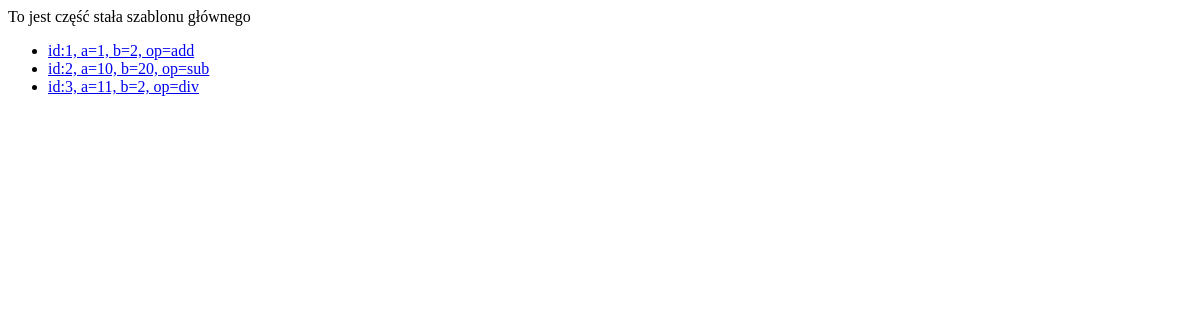
The page /maths/histories/ on the database as committed earlier.
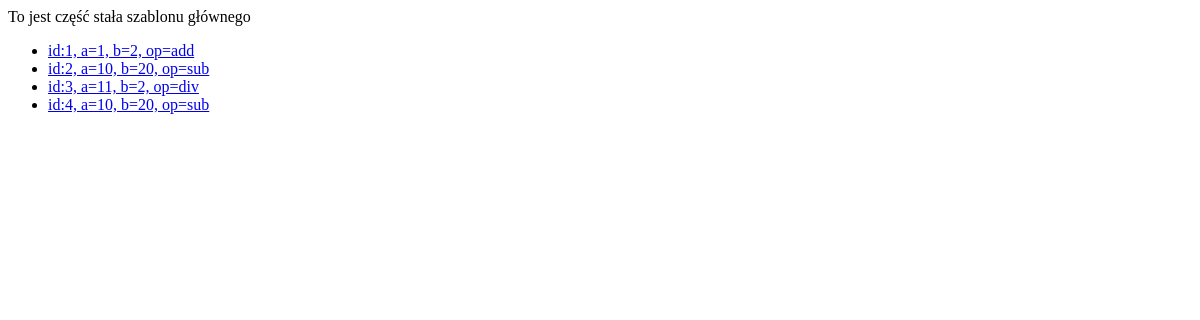
The same page on the database as committed later.
### maths/models.py (models this page shows)
class Math(models.Model):
    operation = models.CharField(max_length=5, choices=OPERATION_CHOICES)
    a = models.IntegerField()
    b = models.IntegerField()
    created = models.DateTimeField(auto_now_add=True)
    result = models.ForeignKey(
        "maths.Result", on_delete=models.CASCADE, null=True, blank=True
    )
    def __str__(self):
        return f"id:{self.id}, a={self.a}, b={self.b}, op={self.operation}"

### maths/views.py (the view)
# urls.py: path("histories/", maths_list, name="list"),
def maths_list(request):
    maths = Math.objects.all()
    return render(
        request=request, template_name="maths/list.html", context={"maths": maths}
    )

### maths/templates/maths/list.html (shortened to what this page needs)
{% extends "maths/main.html" %}
{% block content %}
<ul>
    {% for m in maths %}
    <li><a href="{% url 'maths:details' m.id %}">{{ m }}</a></li>
    {% endfor %}
</ul>
{% endblock %}

Rows that differ between the two databases and show on the page:
added Math: id+a+b "id:4, a=10, b=20, op=sub"
